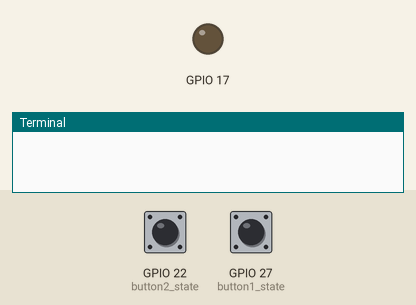
Simulated run of this program. Board: Raspberry Pi (BCM pin numbers). Shown: output pins drawn as LEDs (lit = HIGH), the last lines printed to the terminal. Dashed ring = blinking. Inputs (shaded band) come from the test bench; at power-on: GPIO 22 (button2_state) HIGH, GPIO 27 (button1_state) HIGH.

Above: at 1.2 s.
1.3 s: GPIO 22 (button2_state) pulled LOW for 0.25 s
At 1.51 s:
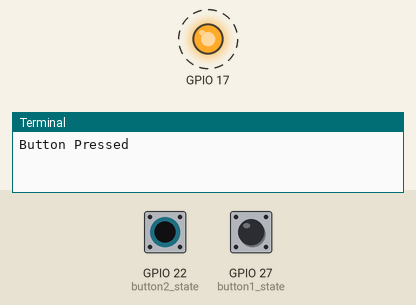
Timing chart, 0 to 7.9 s (numbered marks = the images above; inputs shaded):
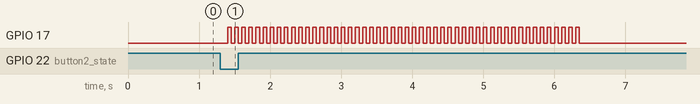

Measured:
- after the input at 1.3 s, GPIO 17: alternates HIGH for 0.05 s and LOW for 0.05 s, 100 changes in all, then stays LOW, starting after 0.10 s

The program:

control_led_with_button.py
```python
# -*- coding: utf-8 -*-
import RPi.GPIO as GPIO # GPIO引脚库
import time # 用来控制时间


GPIO.setmode(GPIO.BCM) # 设定采用的引脚模式
GPIO.setup(17, GPIO.OUT) # 设置与LED相连的引脚: GPIO17为输出引脚

# 设置与Button相连的两个引脚为输入引脚，上拉模式
GPIO.setup(27, GPIO.IN, pull_up_down=GPIO.PUD_UP)
GPIO.setup(22, GPIO.IN, pull_up_down=GPIO.PUD_UP)

while True:
    # 读取两个输入引脚的状态
    button1_state = GPIO.input(27)
    button2_state = GPIO.input(22)
    # 判断是否有button被按下
    if button1_state == False or button2_state == False: # 有Button被按下
        print('Button Pressed')
        # 判断是哪一个键被按下
        if button1_state == False: # 第一个Button被按下
            # 慢闪50下
            counter1 = 0
            t = 1./5./2.
            while counter1 < 50:
                GPIO.output(17, True)
                time.sleep(t)
                GPIO.output(17, False)
                time.sleep(t)
                counter1 = counter1 + 1
        else:# 第二个Button被按下
            # 快闪50下
            counter2 = 0
            t = 1./10./2.
            while counter2 < 50:
                GPIO.output(17, True)
                time.sleep(t)
                GPIO.output(17, False)
                time.sleep(t)
                counter2 = counter2 + 1
    else:
        time.sleep(0.2)
```
